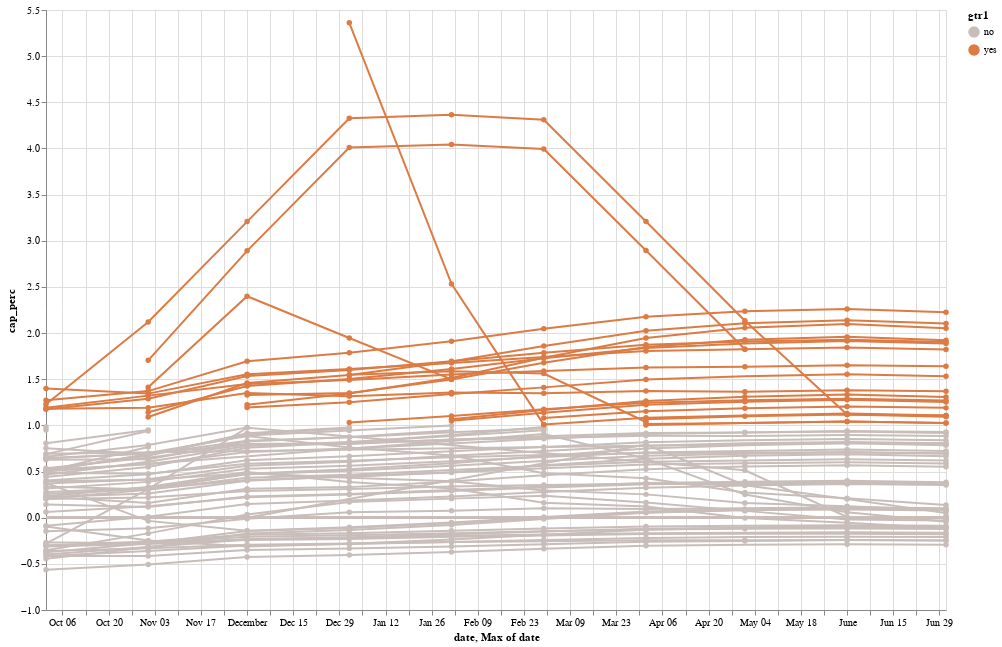

Notebook code for this chart:
### Code cell
import altair as alt
# alt.renderers.enable("jupyter")

# intall_df.index.name = 'Service Territory'
cap_perc_ma3, _ = rf.get_cap_perc_ma3(install_res_dict, maint_res_dict, wo_tech_mnthly_rr_less_ss)
# cap_perc_ma3['gtr1'] = np.where(cap_perc_ma3.iloc[:,-1] > 1, 'yes', 'no')

cap_perc = rf.get_cap_perc(install_res_dict, maint_res_dict, wo_tech_mnthly_rr_less_ss)

chart_df = cap_perc_ma3.reset_index()

long_install_df = pd.melt(chart_df, id_vars='Service Territory', value_vars=cap_perc_ma3.columns, value_name='cap_perc', var_name='date')
long_install_df.set_index('Service Territory', inplace=True)
long_install_df = long_install_df.reset_index()
long_install_df['gtr1'] = np.where(long_install_df.iloc[:,-1] > 1, 'yes', 'no')

source = long_install_df

chart = alt.Chart(source).encode(
    alt.Detail('Service Territory'),
    alt.Color('gtr1').scale(scheme="lightgreyred")
    # color=alt.condition(
    # alt.datum.cap_perc > 0,
    # alt.value("steelblue"),
    # alt.value("orange")
    # )
    ).properties(
    width=900,
    height=600
)
# .transform_filter(alt.datum.symbol)
line = chart.mark_line().encode(x='date:T', y='cap_perc:Q')
label = chart.encode(x='max(date):T', y=alt.Y('cap_perc:Q'), text='Service Territory')
circle = label.mark_circle()
line + circle

### Figure 1 — Vega-Lite specification as saved in the notebook (floating-point values rounded to 4 significant figures; data arrays with more than 128 entries replaced by an {"elided": "..."} marker saying what was removed)
{"config": {"view": {"continuousWidth": 300, "continuousHeight": 300}}, "layer": [{"mark": {"type": "line"}, "encoding": {"color": {"field": "gtr1", "scale": {"scheme": "lightgreyred"}, "type": "nominal"}, "detail": {"field": "Service Territory", "type": "nominal"}, "x": {"field": "date", "type": "temporal"}, "y": {"field": "cap_perc", "type": "quantitative"}}}, {"mark": {"type": "circle"}, "encoding": {"color": {"field": "gtr1", "scale": {"scheme": "lightgreyred"}, "type": "nominal"}, "detail": {"field": "Service Territory", "type": "nominal"}, "text": {"field": "Service Territory", "type": "nominal"}, "x": {"aggregate": "max", "field": "date", "type": "temporal"}, "y": {"field": "cap_perc", "type": "quantitative"}}}], "data": {"name": "data-7730823b14f69b20186f60241f9572c8"}, "height": 600, "width": 900, "$schema": "https://vega.github.io/schema/vega-lite/v5.17.0.json", "datasets": {"data-7730823b14f69b20186f60241f9572c8": {"elided": "910 records"}}}
